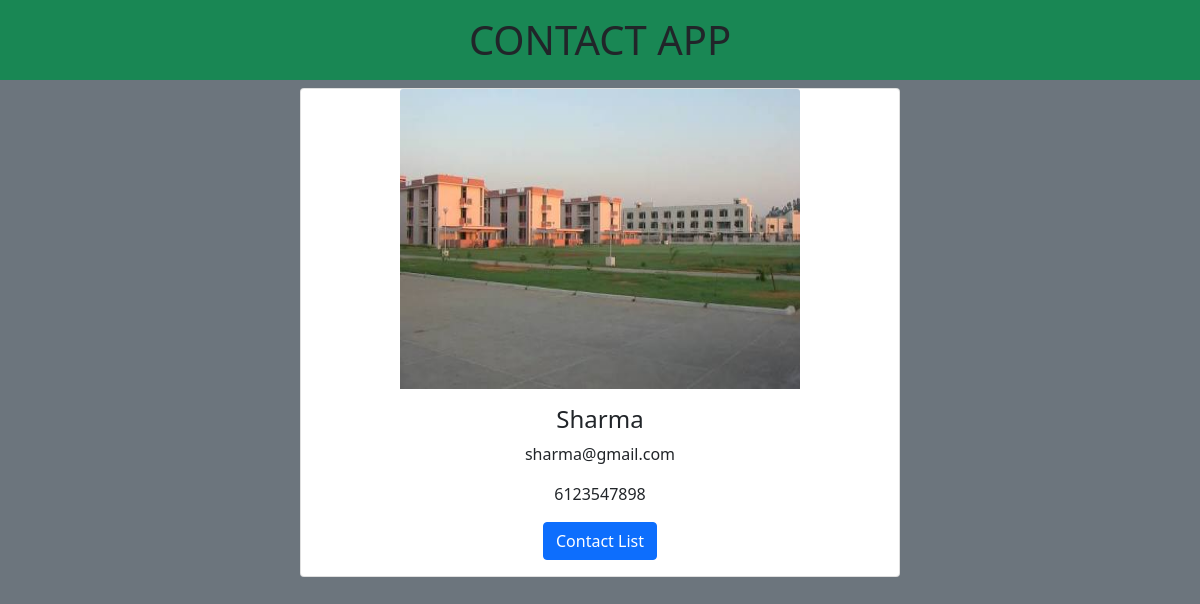
Page /card/50/ on the committed database.
### myapp/models.py (models this page shows, shortened)
class Contact(models.Model):
    name=models.CharField(max_length=1000)
    email=models.EmailField(default='abc@gmail.com')
    phone=models.IntegerField()
    image=models.ImageField(default='download.png')

### myapp/views.py (the view)
# urls.py: path('card/<int:id>/',views.contact_card,name='card'),
def contact_card(request,id):
    contact=get_object_or_404(Contact,pk=id)
    return render(request,'contactcard.html',{'contact':contact})

### myapp/templates/contactcard.html (shortened to what this page needs)
{% extends 'base.html' %}
{% block one %}
{% if contact %}
<div class="container-fluid">
    <div class="card" style="width:600px;margin: auto;">
        <a href="{% url 'image' contact.id %}" style="margin: auto;"><img class="card-img-top" style="width: 400px;height: 300px;"
          src='{{contact.image.url}}' alt="Card image"></a>
        <div class="card-body text-center">
          <h4 class="card-title">{{contact.name}}</h4>
          <p class="card-text">{{contact.email}}</p>
          <p class="card-text">{{contact.phone}}</p>
          <a href="{% url 'contacts' %}" class="btn btn-primary">Contact List</a>
        </div>
    </div>
</div>
{% endif %}
{% endblock %}

### rows in the picture
Contact: image (picture), name "Sharma", email "sharma@gmail.com", phone "6123547898"
